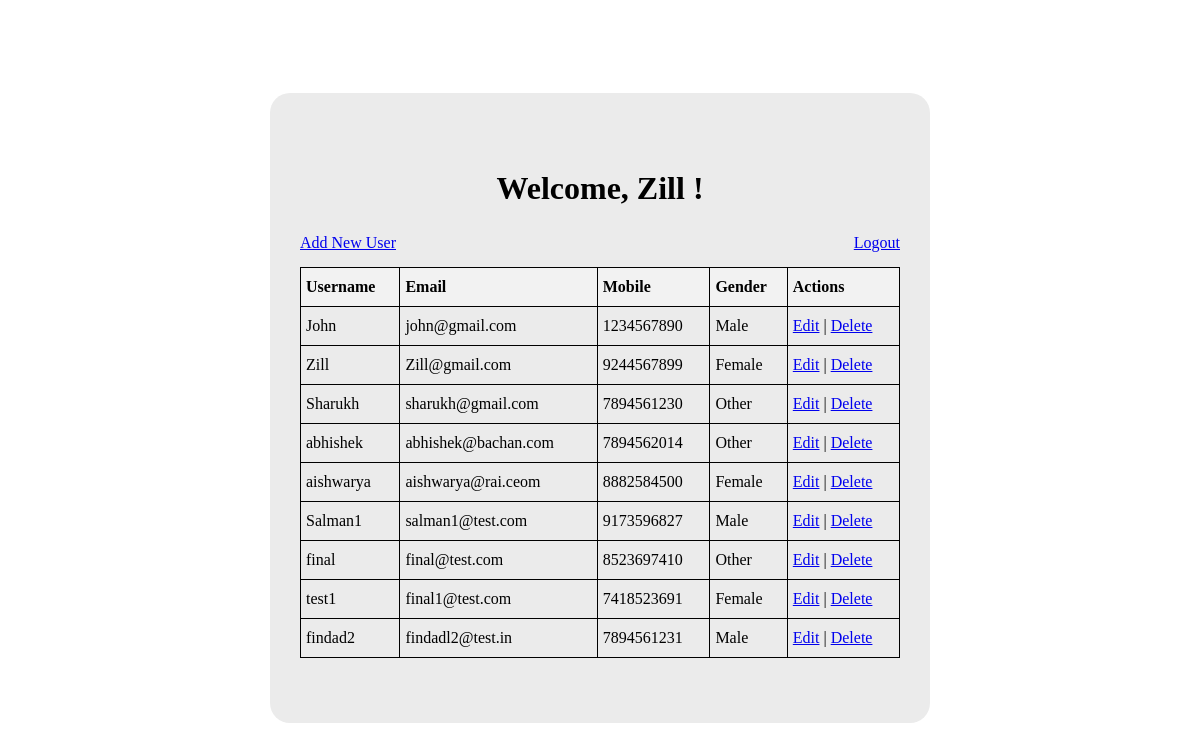
The page /users.php (signed in) on the database its author committed.
### tables this page shows
CREATE TABLE `users` (
  `id` int(11) NOT NULL,
  `username` varchar(50) NOT NULL,
  `email` varchar(100) NOT NULL,
  `password` varchar(255) NOT NULL,
  `mobile` varchar(10) DEFAULT NULL,
  `gender` enum('Male','Female','Other') NOT NULL
);

### users.php (the view, shortened to what this page needs)
<?php
include('db.php');
$stmt = $pdo->query("SELECT * FROM users");
$users = $stmt->fetchAll(PDO::FETCH_ASSOC);
?>
<!DOCTYPE html>
<html lang="en">
<head>
</head>
<body class="all-users">
    <div class="container">
    <h2 class="main-title">Welcome, <?php echo $_SESSION['user_name']; ?>!</h2>
    <a style="float: right;" href="logout.php">Logout</a>
    <a class="mb-15 d-block" href="add_user.php">Add New User</a>
    <table class="mb-15" border="1">
        <thead>
            <tr>
                <th>Username</th>
                <th>Email</th>
                <th>Mobile</th>
                <th>Gender</th>
                <th>Actions</th>
            </tr>
        </thead>
        <tbody>
            <?php
            foreach ($users as $user) {
            ?>
                <tr>
                    <td><?php echo htmlspecialchars($user['username']); ?></td>
                    <td><?php echo htmlspecialchars($user['email']); ?></td>
                    <td><?php echo htmlspecialchars($user['mobile']); ?></td>
                    <td><?php echo htmlspecialchars($user['gender']); ?></td>
                    <td>
                        <a href="edit_user.php?id=<?php echo $user['id']; ?>">Edit</a> |
                        <a href="delete_user.php?id=<?php echo $user['id']; ?>" onclick="return confirm('Are you sure you want to delete this user?')">Delete</a>
                    </td>
                </tr>
            <?php
            }
            ?>
        </tbody>
    </table>
</div>
</body>
</html>

### users.php (style rules this page uses)
table { width: 100%; border-collapse: collapse; }
table, th, td { border: 1px solid black; }
th, td { padding: 8px; text-align: left; }
th { background-color: #f2f2f2; }
body { display: flex; align-items: center; height: 100vh; }
.container { background-color: #ebebeb; padding: 50px 30px; border-radius: 20px; max-width: 420px; width: 100%; margin: 0 auto; }
.all-users .container { max-width: 600px; }
.mb-15 { margin-bottom: 15px; }
.main-title { text-align: center; font-size: 32px; }
.d-block { display: block; }
table { border-collapse: collapse; width: 100%; }
table th, table td { padding: 10px 5px; }

### rows shown on the page
users: username "John", email "john@gmail.com", mobile "1234567890", gender "Male"
users: username "Zill", email "Zill@gmail.com", mobile "9244567899", gender "Female"
users: username "Sharukh", email "sharukh@gmail.com", mobile "7894561230", gender "Other"
users: username "abhishek", email "abhishek@bachan.com", mobile "7894562014", gender "Other"
users: username "aishwarya", email "aishwarya@rai.ceom", mobile "8882584500", gender "Female"
users: username "Salman1", email "salman1@test.com", mobile "9173596827", gender "Male"
users: username "final", email "final@test.com", mobile "8523697410", gender "Other"
users: username "test1", email "final1@test.com", mobile "7418523691", gender "Female"
users: username "findad2", email "findadl2@test.in", mobile "7894561231", gender "Male"

### other values the page prints
$_SESSION['user_name'] "Zill"
